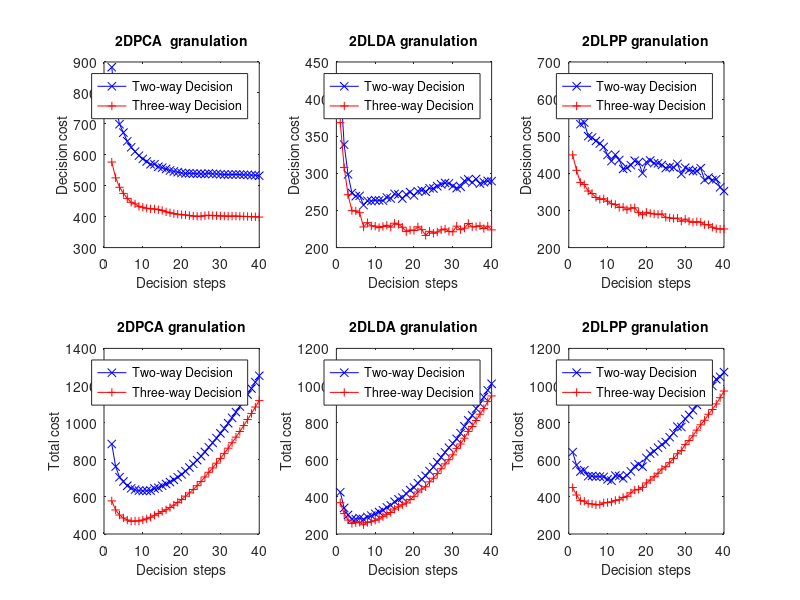

MATLAB code to generate this figure:
load('thir_PIE_TWD_vs_2D_02.mat')
a=1:40;
cost_blind=cost_seting.C_10*this_loop_err_10+cost_seting.C_01*this_loop_err_01+cost_seting.C_B0*this_loop_err_B0+cost_seting.C_B1*this_loop_err_B1;
aaa=1:max_dim;
% test_cost=exp(0.04*aaa)/4-0.25;
% test_cost=exp(0.03*aaa)/5-0.2;
test_cost=0.001*aaa.^2;
% test_cost=0.01*aaa;
test_total_cost=450*test_cost;
% test_total_cost=300*test_cost;
%%
figure
subplot(2,3,4)
plot(a(2:max(a)),cost_blind(1,a(2:max(a)))+test_total_cost(a(2:max(a))),'-bx')
hold on
plot(a(2:max(a)),this_loop_cost(1+3,a(2:max(a)))+test_total_cost(a(2:max(a))),'-r+')
legend('Two-way Decision','Three-way Decision')
title('2DPCA granulation','FontSize',10)
ylabel('Total cost','FontSize',10)
xlabel('Decision  steps','FontSize',10) 
% axis([0,30,60,200])
%%
subplot(2,3,5)
plot(a,cost_blind(2,a)+test_total_cost(a),'-bx')
hold on
plot(a,this_loop_cost(2+3,a)+test_total_cost(a),'-r+')
legend('Two-way Decision','Three-way Decision')
title('2DLDA granulation','FontSize',10)
ylabel('Total cost','FontSize',10)
xlabel('Decision  steps','FontSize',10) 
% axis([0,30,60,200])
%%
subplot(2,3,6)
plot(a,cost_blind(3,a)+test_total_cost(a),'-bx')
hold on
plot(a,this_loop_cost(3+3,a)+test_total_cost(a),'-r+')
legend('Two-way Decision','Three-way Decision')
title('2DLPP granulation','FontSize',10)
ylabel('Total cost','FontSize',10)
xlabel('Decision  steps','FontSize',10) 
%%
subplot(2,3,1)
plot(a(2:max(a)),cost_blind(1,a(2:max(a))),'-bx')
hold on
plot(a(2:max(a)),this_loop_cost(1+3,a(2:max(a))),'-r+')
legend('Two-way Decision','Three-way Decision')
title('2DPCA  granulation','FontSize',10)
ylabel('Decision cost','FontSize',10)
xlabel('Decision  steps','FontSize',10) 
% axis([0,30,60,200])
%%
subplot(2,3,2)
plot(a,cost_blind(2,a),'-bx')
hold on
plot(a,this_loop_cost(2+3,a),'-r+')
legend('Two-way Decision','Three-way Decision')
title('2DLDA granulation','FontSize',10)
ylabel('Decision cost','FontSize',10)
xlabel('Decision  steps','FontSize',10) 
% axis([0,30,60,200])
%%
subplot(2,3,3)
plot(a,cost_blind(3,a),'-bx')
hold on
plot(a,this_loop_cost(3+3,a),'-r+')
legend('Two-way Decision','Three-way Decision')
title('2DLPP granulation','FontSize',10)
ylabel('Decision cost','FontSize',10)
xlabel('Decision  steps','FontSize',10) 
